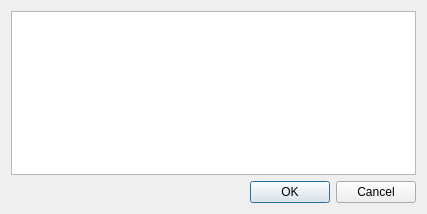
<?xml version="1.0" encoding="UTF-8"?>
<ui version="4.0">
 <class>warming_page</class>
 <widget class="QDialog" name="warming_page">
  <property name="geometry">
   <rect>
    <x>0</x>
    <y>0</y>
    <width>427</width>
    <height>214</height>
   </rect>
  </property>
  <property name="windowTitle">
   <string>Warming - 警告</string>
  </property>
  <layout class="QVBoxLayout" name="verticalLayout">
   <item>
    <widget class="QTextBrowser" name="warming"/>
   </item>
   <item>
    <widget class="QDialogButtonBox" name="buttonBox">
     <property name="orientation">
      <enum>Qt::Horizontal</enum>
     </property>
     <property name="standardButtons">
      <set>QDialogButtonBox::Cancel|QDialogButtonBox::Ok</set>
     </property>
    </widget>
   </item>
  </layout>
 </widget>
 <resources/>
 <connections>
  <connection>
   <sender>buttonBox</sender>
   <signal>accepted()</signal>
   <receiver>warming_page</receiver>
   <slot>accept()</slot>
   <hints>
    <hint type="sourcelabel">
     <x>248</x>
     <y>254</y>
    </hint>
    <hint type="destinationlabel">
     <x>157</x>
     <y>274</y>
    </hint>
   </hints>
  </connection>
  <connection>
   <sender>buttonBox</sender>
   <signal>rejected()</signal>
   <receiver>warming_page</receiver>
   <slot>reject()</slot>
   <hints>
    <hint type="sourcelabel">
     <x>316</x>
     <y>260</y>
    </hint>
    <hint type="destinationlabel">
     <x>286</x>
     <y>274</y>
    </hint>
   </hints>
  </connection>
 </connections>
</ui>
